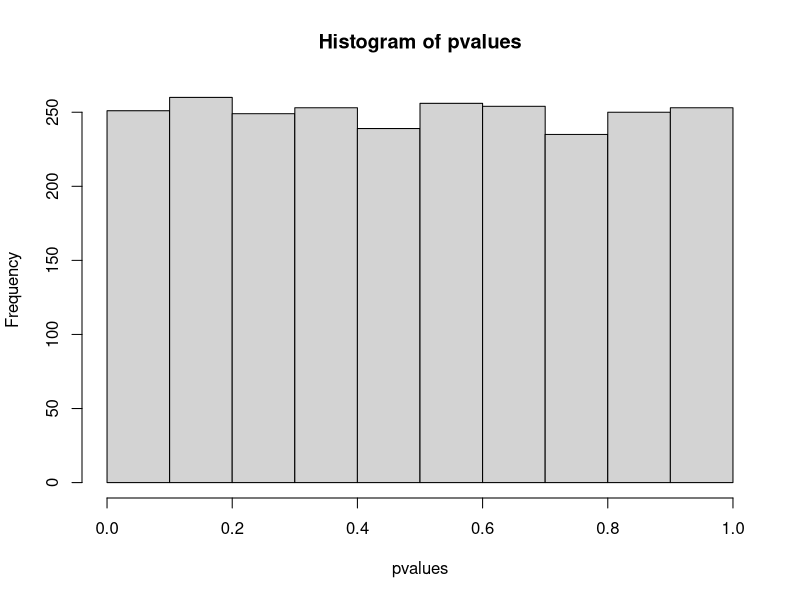
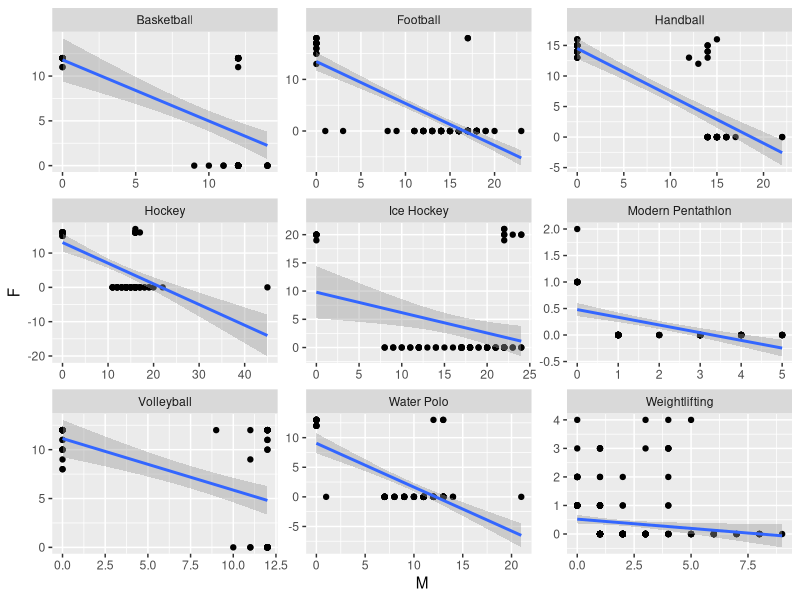
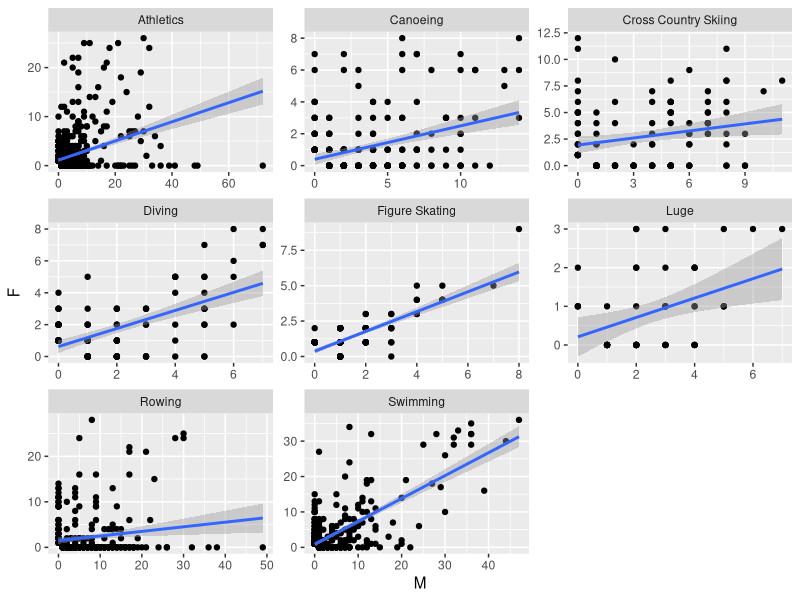

These figures' R source, in order:
## ---- chunk 1
# Define variable containing url
url <- "https://imgs.xkcd.com/comics/null_hypothesis.png"
## ---- chunk 2
# Define variable containing url
url <- "https://imgs.xkcd.com/comics/p_values.png"
## ---- chunk 3
generate_samples <- function(n, mu1, mu2){
  return(data.frame(sample1 = rnorm(n = n, mean = mu1, sd = 1),
               sample2 = rnorm(n = n, mean = mu2, sd = 1)))
}

my_sample <- generate_samples(1000, 1, 1.01)
## ---- chunk 4
# two-tailed (diff in means = 0)
# Student's (assumes equal variances)
# (for Welch's t-test, var.equal = FALSE)
t.test(my_sample$sample1, 
       my_sample$sample2,
       var.equal = TRUE)
## ---- chunk 5
get_p_value_t_test <- function(my_sample){
  test_results <- t.test(my_sample$sample1, 
                         my_sample$sample2, 
                         var.equal = TRUE)
  return(test_results$p.value)
}
## ---- chunk 6
pvalues <- replicate(n = 2500, 
                     expr = get_p_value_t_test(generate_samples(10, 1, 1)))
## ---- chunk 7
sum(pvalues < 0.05)
## ---- chunk 8
hist(pvalues)
## ---- chunk 9
# Define variable containing url
url <- "https://imgs.xkcd.com/comics/significant.png"
## ---- chunk 10
original_pvalues <- c(0.01, 0.07, 0.1, 0.44)
p.adjust(original_pvalues, method = "bonferroni")
## ---- chunk 11
library(tidyverse)
dt <- read_csv("data/medals.csv")
dt
## ---- chunk 12
cor(dt$F, dt$M)
## ---- chunk 13
cor.test(dt$F, dt$M)
## ---- chunk 14
dt <- dt %>% group_by(Sport) %>% mutate(sample_size = n()) %>% ungroup()
correlations <- dt %>% 
  filter(sample_size >= 50) %>% 
  group_by(Sport) %>% 
  summarise(cor = cor(`M`, `F`), 
            pvalue = cor.test(`M`, `F`)$p.value) %>% 
  ungroup() 
## ---- chunk 15
my_results <- correlations %>% filter(pvalue < 0.05, cor < 0)
my_results
## ---- chunk 16
ggplot(dt %>% inner_join(my_results)) + 
  aes(x = `M`, y = `F`) + 
  geom_point() + 
  geom_smooth(method = "lm") + 
  facet_wrap(~Sport, scales = "free")
## ---- chunk 17
my_results <- correlations %>% filter(pvalue < 0.05, cor > 0)
ggplot(dt %>% inner_join(my_results)) + 
  aes(x = `M`, y = `F`) + 
  geom_point() + 
  geom_smooth(method = "lm") + 
  facet_wrap(~Sport, scales = "free")
